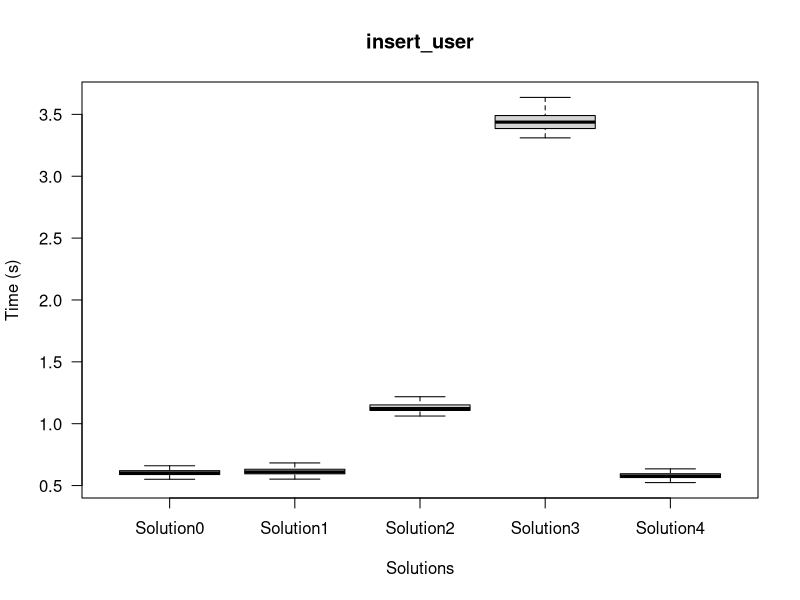
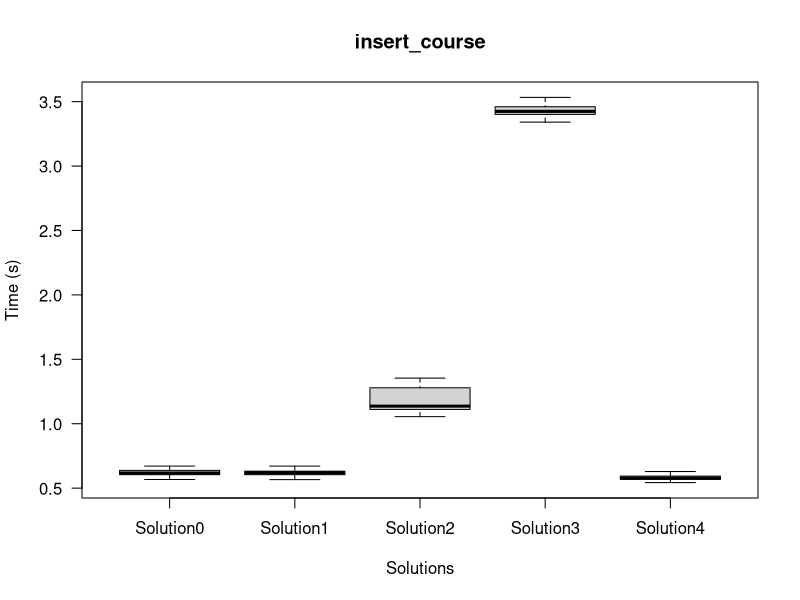
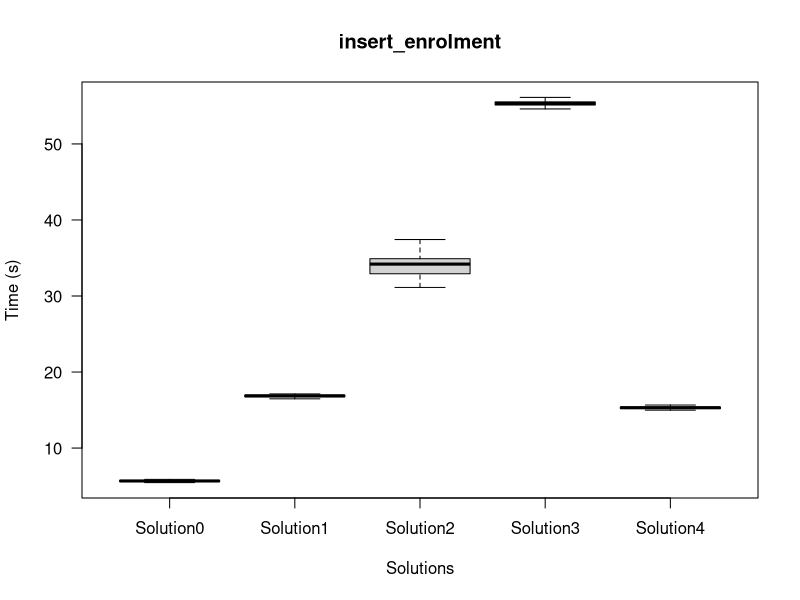
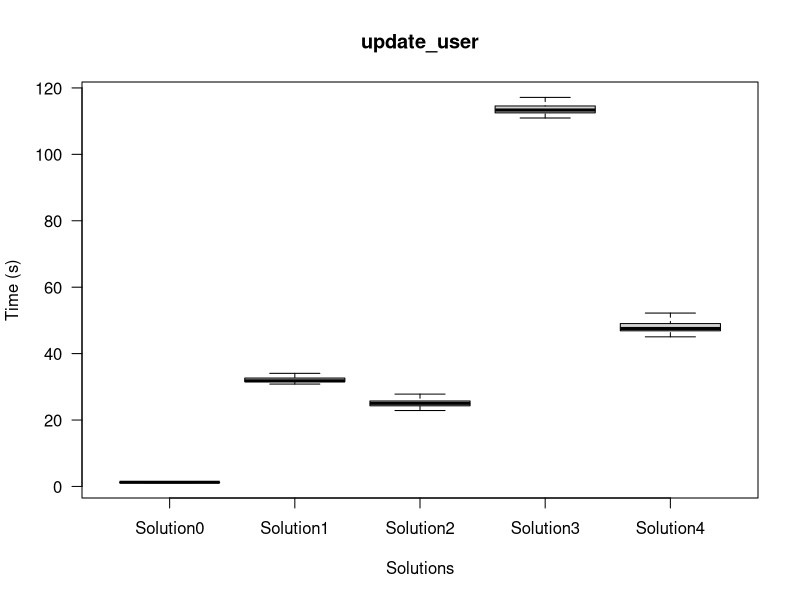
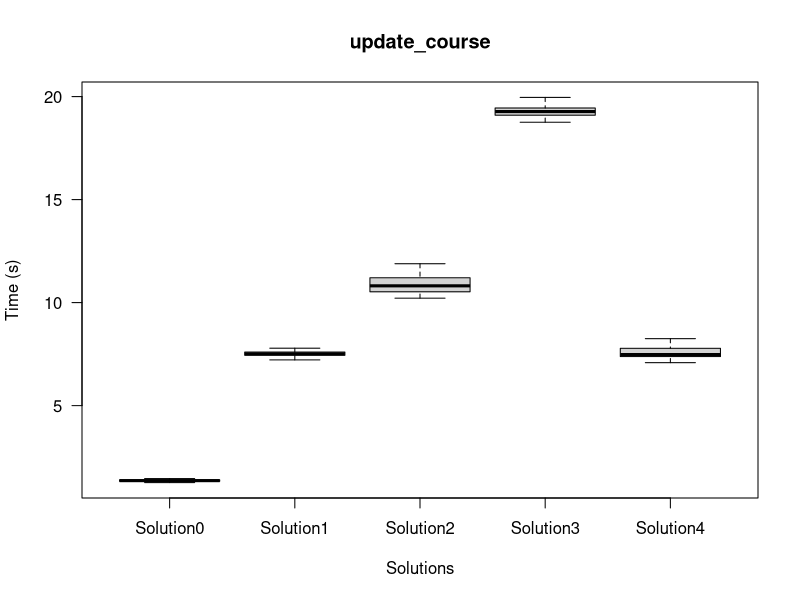
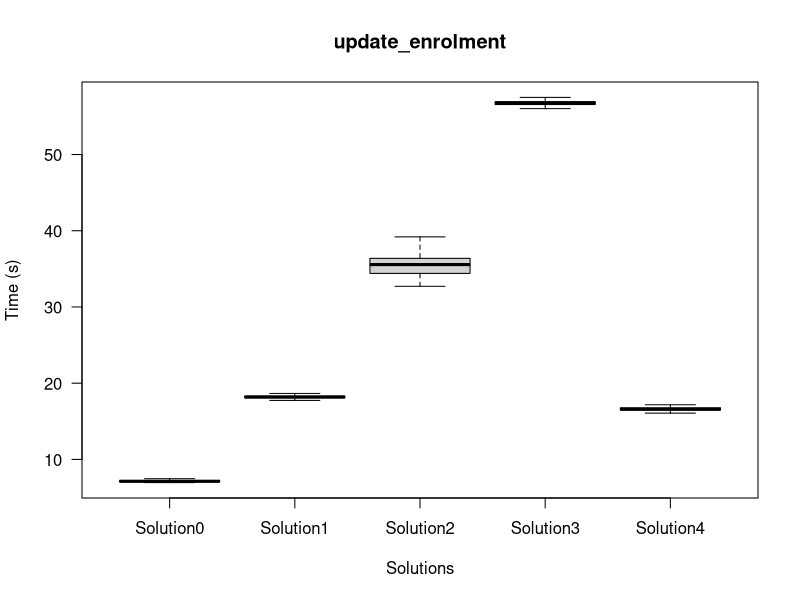
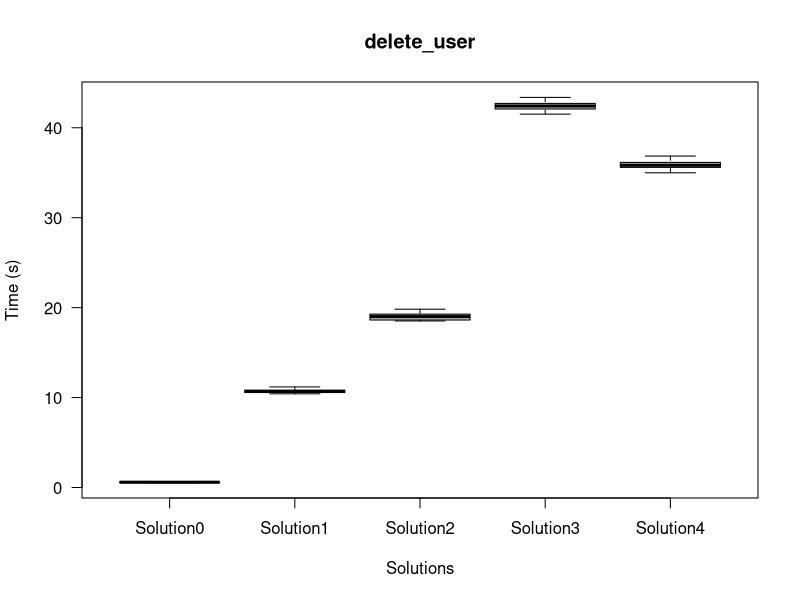
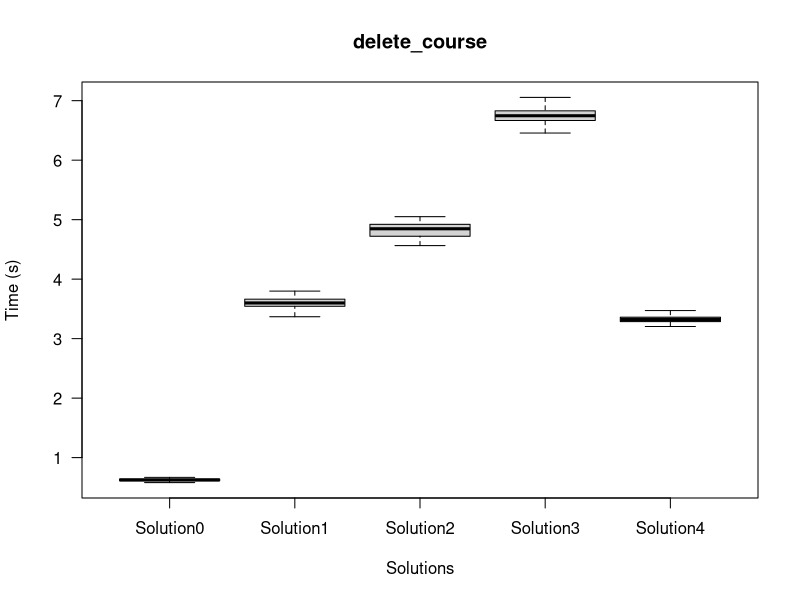

Here is the R script that generated these plots, in order:
par(las=1);

Solution0.dataframe = data.frame(
insert_user=c(1.881, 0.89, 0.5710000000000001, 0.5710000000000001, 0.62, 0.551, 0.579, 0.604, 0.6940000000000001, 0.597, 0.583, 0.849, 0.591, 0.584, 0.5750000000000001, 0.522, 0.648, 0.577, 0.607, 0.619, 0.6, 0.594, 0.605, 0.637, 0.59, 0.599, 0.596, 0.602, 0.635, 0.588, 0.624, 0.614, 0.623, 0.618, 0.585, 0.583, 0.648, 0.627, 0.598, 0.592, 0.6, 0.928, 0.5760000000000001, 0.607, 0.605, 0.5720000000000001, 0.599, 0.617, 0.622, 0.601, 0.594, 0.586, 0.595, 0.624, 0.6, 0.588, 0.605, 0.599, 0.593, 0.603, 0.589, 0.604, 0.607, 0.604, 0.591, 0.621, 0.623, 0.602, 0.584, 0.636, 0.5720000000000001, 0.606, 0.61, 0.627, 0.651, 0.622, 0.612, 0.66, 0.595, 0.606, 0.578, 0.59, 0.5690000000000001, 0.579, 0.618, 0.5750000000000001, 0.625, 0.589, 0.641, 0.624, 0.589, 0.615, 0.587, 0.602, 0.602, 0.623, 0.589, 0.586, 0.606, 0.612),
insert_course=c(1.248, 0.638, 0.662, 0.587, 0.5670000000000001, 0.586, 0.587, 0.583, 0.577, 0.709, 0.612, 0.6, 0.615, 0.619, 0.669, 0.658, 0.707, 0.586, 0.629, 0.611, 0.596, 0.612, 0.653, 0.645, 0.585, 0.635, 0.612, 0.626, 0.626, 0.609, 0.627, 0.614, 0.649, 0.6900000000000001, 0.667, 0.614, 0.609, 0.67, 0.638, 0.626, 0.591, 0.589, 0.7030000000000001, 0.616, 0.587, 0.585, 0.624, 0.62, 0.601, 0.595, 0.621, 0.646, 0.611, 0.598, 0.601, 0.655, 0.628, 0.636, 0.613, 0.628, 0.617, 0.605, 0.633, 0.632, 0.637, 0.619, 0.671, 0.613, 0.645, 0.604, 0.617, 0.614, 0.608, 0.644, 0.642, 0.599, 0.618, 0.624, 0.636, 0.591, 0.6, 0.607, 0.6, 0.607, 0.615, 0.623, 0.622, 0.651, 0.617, 0.603, 0.614, 0.602, 0.656, 0.7020000000000001, 0.635, 0.616, 0.664, 0.634, 0.608, 0.659),
insert_enrolment=c(8.501, 5.883, 5.688, 5.6370000000000005, 5.62, 5.688, 5.853, 5.67, 5.605, 5.561, 5.599, 5.7250000000000005, 5.968, 5.729, 5.458, 5.714, 5.651, 5.728, 5.681, 5.674, 5.688, 5.573, 5.595, 5.4670000000000005, 5.698, 5.659, 5.676, 5.723, 5.628, 5.564, 5.711, 5.682, 5.672, 5.711, 5.362, 5.4750000000000005, 5.609, 5.698, 5.7540000000000004, 5.729, 5.628, 5.74, 5.558, 5.679, 5.668, 5.682, 5.55, 6.054, 5.58, 5.493, 5.752, 5.5760000000000005, 5.687, 5.731, 5.604, 5.5680000000000005, 5.771, 5.658, 5.67, 5.68, 5.578, 5.615, 5.585, 5.694, 5.623, 5.78, 5.747, 6.062, 5.579, 5.716, 5.774, 5.667, 5.546, 5.603, 5.71, 5.625, 5.672, 5.748, 5.662, 5.752, 5.672, 5.6690000000000005, 6.388, 5.752, 5.655, 5.606, 5.626, 5.698, 5.648, 5.755, 5.651, 5.5760000000000005, 5.735, 5.542, 5.671, 6.1080000000000005, 5.68, 5.627, 5.703, 5.619),
update_user=c(1.366, 1.276, 1.187, 1.16, 1.211, 1.194, 1.229, 1.222, 1.2570000000000001, 1.274, 1.201, 1.222, 1.258, 1.237, 1.211, 1.232, 1.2530000000000001, 1.209, 1.243, 1.245, 1.296, 1.262, 1.252, 1.2750000000000001, 1.216, 1.232, 1.5170000000000001, 1.3, 1.215, 1.232, 1.223, 1.25, 1.2510000000000001, 1.224, 1.2650000000000001, 1.2790000000000001, 1.299, 1.2770000000000001, 1.316, 1.244, 1.202, 1.262, 1.211, 1.22, 1.218, 1.2550000000000001, 1.227, 1.321, 1.2670000000000001, 1.225, 1.222, 1.212, 1.233, 1.209, 1.205, 1.2690000000000001, 1.226, 1.24, 1.314, 1.233, 1.229, 1.264, 1.292, 1.229, 1.2710000000000001, 1.238, 1.301, 1.283, 1.258, 1.276, 1.264, 1.235, 1.218, 1.256, 1.281, 1.283, 1.233, 1.242, 1.236, 1.33, 1.3, 1.486, 1.2510000000000001, 1.211, 1.221, 1.344, 1.225, 1.2530000000000001, 1.2570000000000001, 1.232, 1.208, 1.254, 1.264, 1.227, 1.215, 1.361, 1.236, 1.292, 1.235, 1.254),
update_course=c(1.893, 1.35, 1.336, 1.268, 1.264, 1.314, 1.32, 1.364, 1.3920000000000001, 1.295, 1.281, 1.294, 1.341, 1.294, 1.358, 1.325, 1.444, 1.32, 1.357, 1.31, 1.319, 1.319, 1.339, 1.371, 1.335, 1.3800000000000001, 1.319, 1.408, 1.37, 1.33, 1.357, 1.3980000000000001, 1.355, 1.36, 1.393, 1.4060000000000001, 1.385, 1.375, 1.357, 1.9180000000000001, 1.276, 1.446, 1.301, 1.349, 1.304, 1.272, 1.7590000000000001, 1.442, 1.329, 1.364, 1.336, 1.379, 1.375, 1.355, 1.359, 1.359, 1.322, 1.353, 1.334, 1.4040000000000001, 1.439, 1.379, 1.42, 1.362, 1.428, 1.391, 1.413, 1.538, 1.341, 1.3840000000000001, 1.429, 1.334, 1.348, 1.37, 1.379, 1.304, 1.368, 1.4040000000000001, 1.375, 1.282, 1.301, 1.359, 1.422, 1.323, 1.415, 1.3780000000000001, 1.369, 1.329, 1.426, 1.349, 1.457, 1.407, 1.291, 1.397, 1.377, 1.538, 1.354, 1.373, 1.3980000000000001, 1.367),
update_enrolment=c(8.363, 7.151, 7.1930000000000005, 7.179, 7.2620000000000005, 7.13, 7.181, 7.0840000000000005, 7.099, 7.083, 7.227, 7.212, 7.636, 7.234, 7.093, 7.041, 7.123, 7.083, 7.085, 7.183, 7.063, 7.136, 7.065, 6.9590000000000005, 7.631, 7.0920000000000005, 7.131, 7.029, 7.156000000000001, 7.164000000000001, 7.136, 7.083, 7.053, 7.107, 6.996, 6.813, 7.056, 7.114, 6.993, 7.586, 7.679, 7.0040000000000004, 7.041, 7.059, 7.244, 7.211, 8.229000000000001, 7.812, 6.994, 7.22, 7.113, 7.079, 7.12, 7.345, 7.057, 7.133, 7.086, 7.062, 7.219, 7.445, 7.38, 7.015000000000001, 7.112, 7.205, 7.212, 7.157, 7.237, 7.425, 7.141, 10.759, 7.168, 7.0760000000000005, 7.0760000000000005, 7.2860000000000005, 6.998, 7.023000000000001, 7.1160000000000005, 7.081, 7.6690000000000005, 7.081, 7.2010000000000005, 7.252, 7.471, 7.053, 7.15, 7.554, 7.094, 7.102, 6.993, 7.221, 7.24, 7.122, 7.2490000000000006, 7.173, 7.438, 7.572, 7.025, 7.031000000000001, 7.067, 7.36),
delete_user=c(0.645, 0.607, 0.547, 0.577, 0.557, 0.577, 0.5710000000000001, 0.5740000000000001, 0.5630000000000001, 0.5750000000000001, 0.639, 0.5680000000000001, 0.582, 0.586, 0.5740000000000001, 0.584, 0.5690000000000001, 0.5690000000000001, 0.5740000000000001, 0.5650000000000001, 0.604, 0.5700000000000001, 0.598, 0.594, 0.591, 0.6, 0.602, 0.5730000000000001, 0.618, 0.597, 0.586, 0.595, 0.6900000000000001, 0.614, 0.598, 0.579, 0.61, 0.621, 0.605, 0.608, 0.582, 0.562, 0.58, 0.629, 0.5680000000000001, 0.581, 0.578, 0.581, 0.595, 0.595, 0.602, 0.5720000000000001, 0.58, 0.642, 0.598, 0.614, 0.585, 0.5700000000000001, 0.599, 0.619, 0.597, 0.587, 0.61, 0.582, 0.604, 0.606, 0.604, 0.595, 0.6, 0.609, 0.554, 0.5750000000000001, 0.607, 0.588, 0.59, 0.598, 0.6, 0.608, 0.585, 0.631, 0.601, 0.5690000000000001, 0.5710000000000001, 0.5680000000000001, 0.578, 0.582, 0.5700000000000001, 0.622, 0.578, 0.591, 0.581, 0.582, 0.596, 0.5710000000000001, 0.613, 0.592, 0.648, 0.585, 0.59, 0.584),
delete_course=c(0.642, 0.583, 0.581, 0.625, 0.588, 0.614, 0.618, 0.606, 0.607, 0.616, 0.637, 0.61, 0.634, 0.606, 0.624, 0.641, 0.596, 0.639, 0.642, 0.632, 0.622, 0.6, 0.598, 0.618, 0.631, 0.706, 0.612, 0.635, 0.627, 0.611, 0.621, 0.641, 0.644, 0.625, 0.622, 0.606, 0.626, 0.616, 0.634, 0.7000000000000001, 0.603, 0.589, 0.607, 0.602, 0.622, 0.609, 0.632, 0.608, 0.58, 0.621, 0.64, 0.615, 0.609, 0.622, 0.631, 0.62, 0.619, 0.628, 0.602, 0.598, 0.642, 0.638, 0.683, 0.631, 0.615, 0.637, 0.633, 0.65, 0.631, 0.6920000000000001, 0.629, 0.644, 0.607, 0.635, 0.623, 0.628, 0.659, 0.679, 0.662, 0.608, 0.615, 0.618, 0.657, 0.644, 0.622, 0.624, 0.634, 0.617, 0.616, 0.649, 0.63, 0.647, 0.649, 0.623, 0.613, 0.644, 0.668, 0.639, 0.631, 0.643),
delete_enrolment=c(6.432, 5.966, 5.74, 5.738, 5.766, 5.767, 5.663, 5.743, 5.756, 5.838, 5.745, 5.745, 6.276, 5.976, 5.6000000000000005, 5.628, 5.694, 5.784, 5.766, 6.186, 5.594, 5.671, 5.745, 5.6450000000000005, 6.548, 5.806, 7.057, 5.5600000000000005, 5.639, 5.696, 5.69, 5.673, 5.7010000000000005, 6.351, 6.3340000000000005, 5.58, 5.641, 5.681, 5.766, 6.406, 5.875, 5.6290000000000004, 5.748, 5.668, 5.7, 5.708, 6.355, 6.15, 5.602, 5.9510000000000005, 5.609, 5.795, 5.648, 6.12, 5.708, 5.643, 5.7780000000000005, 5.774, 5.649, 6.154, 6.111, 5.633, 5.631, 5.683, 5.854, 5.609, 5.695, 5.942, 5.633, 6.306, 5.883, 5.649, 5.695, 6.474, 5.519, 5.6610000000000005, 5.7090000000000005, 5.7410000000000005, 6.431, 5.643, 6.354, 5.744, 5.702, 5.795, 5.673, 6.548, 5.647, 5.726, 5.683, 5.697, 5.656, 5.753, 6.399, 5.722, 6.1370000000000005, 5.642, 5.612, 5.728, 5.625, 6.524));

Solution1.dataframe = data.frame(
insert_user=c(0.597, 0.647, 0.588, 0.5680000000000001, 0.561, 0.587, 0.552, 0.617, 0.646, 0.605, 0.594, 0.647, 0.583, 0.613, 0.647, 0.599, 0.63, 0.609, 0.616, 0.62, 0.611, 0.601, 0.591, 0.604, 0.61, 0.59, 0.649, 0.678, 0.67, 0.633, 0.621, 0.589, 0.667, 0.5670000000000001, 0.647, 0.616, 0.5750000000000001, 0.596, 0.609, 0.591, 0.683, 0.631, 0.581, 0.601, 0.595, 0.639, 0.607, 0.649, 0.647, 0.61, 0.588, 0.646, 0.617, 0.587, 0.614, 0.661, 0.616, 0.607, 0.593, 0.61, 0.633, 0.599, 0.619, 0.5650000000000001, 0.5750000000000001, 0.637, 0.596, 0.603, 0.586, 0.595, 0.609, 0.624, 0.659, 0.669, 0.655, 0.589, 0.596, 0.609, 0.61, 0.621, 0.61, 0.611, 0.591, 0.613, 0.683, 0.609, 0.611, 0.6, 0.602, 0.61, 0.61, 0.61, 0.601, 0.5760000000000001, 0.58, 0.665, 0.607, 0.6, 0.704, 0.64),
insert_course=c(0.559, 0.6, 0.5660000000000001, 0.5670000000000001, 0.592, 0.588, 0.586, 0.588, 0.621, 0.606, 0.595, 0.628, 0.607, 0.631, 0.592, 0.611, 0.6940000000000001, 0.596, 0.607, 0.614, 0.592, 0.666, 0.624, 0.639, 0.627, 0.602, 0.631, 0.614, 0.671, 0.593, 0.626, 0.606, 0.68, 0.648, 0.605, 0.606, 0.594, 0.618, 0.635, 0.611, 0.587, 0.655, 0.617, 0.613, 0.6970000000000001, 0.613, 0.625, 0.621, 0.601, 0.632, 0.658, 0.6, 0.628, 0.614, 0.63, 0.609, 0.604, 0.622, 0.619, 0.619, 0.619, 0.624, 0.661, 0.627, 0.625, 0.674, 0.628, 0.621, 0.592, 0.651, 0.616, 0.595, 0.5740000000000001, 0.637, 0.605, 0.637, 0.5730000000000001, 0.622, 0.586, 0.621, 0.602, 0.632, 0.632, 0.622, 0.619, 0.626, 0.612, 0.6910000000000001, 0.618, 0.622, 0.665, 0.627, 0.64, 0.606, 0.6920000000000001, 0.65, 0.648, 0.624, 0.625, 0.636),
insert_enrolment=c(18.501, 16.749, 16.93, 16.683, 16.637, 16.976, 16.738, 16.839, 16.899, 17.039, 16.533, 17.004, 16.88, 16.956, 16.582, 17.385, 16.753, 16.814, 17.029, 16.773, 16.925, 16.801000000000002, 16.718, 16.881, 16.98, 16.566, 16.72, 16.412, 16.779, 16.918, 17.1, 16.9, 16.761, 16.713, 16.713, 16.76, 16.779, 16.89, 16.827, 16.908, 16.984, 16.814, 16.903, 16.757, 16.812, 16.829, 16.974, 16.931, 16.87, 16.783, 16.734, 16.852, 16.989, 16.985, 16.791, 16.85, 17.752, 16.737000000000002, 16.814, 16.869, 16.941, 16.599, 17.054000000000002, 16.991, 17.006, 16.473, 17.013, 16.92, 17.054000000000002, 18.215, 16.715, 17.121, 16.836000000000002, 16.885, 16.817, 16.553, 16.709, 16.895, 16.872, 16.885, 17.037, 16.864, 16.804000000000002, 16.924, 16.903, 16.881, 17.039, 17.272000000000002, 16.885, 16.578, 16.693, 16.688, 16.899, 16.544, 16.69, 17.016000000000002, 16.701, 16.879, 16.904, 16.81),
update_user=c(32.681, 31.815, 31.327, 34.274, 31.199, 31.199, 32.933, 31.447, 31.76, 31.558, 31.02, 34.885, 31.68, 31.57, 31.484, 32.243, 35.547000000000004, 31.839000000000002, 31.933, 31.536, 31.804000000000002, 34.739, 31.572, 31.481, 31.454, 31.101, 32.642, 30.822, 32.977000000000004, 32.216, 32.554, 33.596000000000004, 31.638, 31.431, 31.655, 31.263, 31.771, 31.8, 33.757, 31.773, 34.544000000000004, 31.333000000000002, 31.558, 33.649, 32.953, 31.541, 32.13, 31.154, 31.919, 32.618, 31.51, 31.717000000000002, 36.056, 31.638, 33.982, 31.863, 31.916, 31.761, 35.892, 31.673000000000002, 31.311, 31.612000000000002, 31.897000000000002, 31.637, 32.543, 31.26, 32.22, 35.171, 31.79, 31.87, 31.900000000000002, 31.34, 32.332, 31.423000000000002, 31.453, 31.634, 31.517, 33.922000000000004, 32.803, 31.826, 35.730000000000004, 31.737000000000002, 31.923000000000002, 31.490000000000002, 31.768, 33.838, 34.055, 32.601, 31.358, 31.948, 31.706, 31.811, 31.66, 31.913, 31.628, 32.431, 34.399, 34.864, 32.256, 33.241),
update_course=c(9.502, 7.841, 7.287, 7.04, 7.493, 7.244, 7.181, 7.277, 7.297, 7.4670000000000005, 7.343, 7.289000000000001, 7.329, 7.332, 7.219, 7.321, 7.869, 7.51, 7.567, 7.457, 7.562, 7.657, 7.618, 7.324, 7.461, 7.285, 7.611, 7.3260000000000005, 7.461, 7.502, 7.611, 8.229000000000001, 7.482, 7.458, 7.683, 7.684, 7.385, 7.563, 7.537, 7.596, 8.28, 7.527, 7.496, 7.611, 7.561, 7.4830000000000005, 7.535, 7.316, 7.521, 7.583, 7.502, 7.559, 7.773000000000001, 7.511, 7.656000000000001, 7.548, 7.445, 7.566, 7.649, 7.5200000000000005, 7.4190000000000005, 7.607, 7.519, 7.4830000000000005, 7.788, 7.4670000000000005, 7.4910000000000005, 7.488, 7.575, 7.6370000000000005, 7.549, 7.32, 7.44, 7.508, 7.41, 7.538, 7.324, 8.029, 7.414000000000001, 7.324, 7.47, 7.535, 7.579, 7.649, 7.656000000000001, 7.416, 7.604, 8.443, 7.492, 7.46, 7.566, 7.572, 7.484, 7.562, 7.507000000000001, 7.5120000000000005, 8.38, 7.538, 7.59, 8.029),
update_enrolment=c(18.150000000000002, 17.900000000000002, 18.036, 18.428, 17.985, 18.243000000000002, 17.967, 18.089, 18.246, 18.080000000000002, 17.744, 18.206, 17.973, 18.068, 18.196, 18.584, 18.848, 18.084, 18.305, 17.954, 18.17, 18.26, 18.032, 18.26, 18.192, 17.838, 18.04, 18.107, 18.014, 18.033, 18.313, 18.276, 17.93, 17.923000000000002, 18.134, 18.201, 18.284, 18.209, 18.119, 18.091, 18.571, 17.949, 17.983, 18.162, 18.029, 18.292, 18.401, 18.264, 18.333000000000002, 18.295, 18.085, 18.23, 18.849, 18.127, 18.061, 18.248, 18.926000000000002, 18.222, 18.76, 18.185, 18.647000000000002, 17.929000000000002, 18.105, 18.133, 18.471, 17.932, 18.355, 18.34, 18.272000000000002, 18.791, 18.144000000000002, 18.205000000000002, 18.622, 18.106, 17.691, 18.078, 18.19, 18.577, 18.221, 18.080000000000002, 19.575, 18.19, 18.656, 18.093, 18.245, 18.185, 18.703, 18.309, 17.895, 18.26, 18.055, 18.155, 18.154, 17.894000000000002, 18.13, 18.325, 18.669, 18.187, 18.367, 18.337),
delete_user=c(11.099, 10.708, 10.526, 10.552, 10.539, 10.842, 10.571, 10.791, 10.791, 10.541, 10.478, 10.424, 11.158, 10.588000000000001, 10.853, 10.679, 10.578, 10.576, 10.627, 10.602, 10.616, 10.668000000000001, 10.716000000000001, 12.079, 10.897, 10.595, 10.417, 12.232000000000001, 10.563, 10.848, 10.737, 10.609, 10.64, 10.64, 10.952, 10.521, 12.429, 10.6, 10.631, 11.187, 10.614, 10.426, 10.698, 10.697000000000001, 11.012, 11.33, 10.726, 10.676, 11.512, 10.623000000000001, 10.694, 10.753, 10.918000000000001, 10.523, 10.688, 10.661, 10.871, 10.57, 10.621, 11.838000000000001, 10.707, 11.408, 10.488, 10.52, 11.931000000000001, 10.576, 10.689, 10.586, 11.283, 10.423, 10.626, 10.483, 10.664, 11.789, 10.516, 10.576, 10.675, 10.514, 10.562, 10.684000000000001, 10.499, 10.965, 10.675, 10.741, 10.712, 10.801, 10.657, 10.522, 10.486, 11.327, 10.684000000000001, 12.075000000000001, 10.504, 10.758000000000001, 10.862, 10.653, 10.658, 10.731, 10.822000000000001, 10.434000000000001),
delete_course=c(3.919, 3.585, 3.368, 3.47, 3.452, 3.567, 3.524, 3.503, 3.712, 3.44, 3.402, 3.6630000000000003, 3.799, 3.5340000000000003, 3.615, 3.5300000000000002, 3.58, 3.6870000000000003, 3.547, 3.525, 3.594, 3.6670000000000003, 3.593, 3.681, 3.5140000000000002, 3.536, 3.5740000000000003, 3.54, 3.549, 3.649, 3.669, 3.604, 3.555, 3.7030000000000003, 3.505, 3.5260000000000002, 3.556, 3.529, 3.5500000000000003, 3.71, 3.6590000000000003, 3.428, 3.609, 3.6, 3.63, 3.729, 3.585, 3.6790000000000003, 3.702, 3.611, 3.577, 3.5100000000000002, 3.751, 3.656, 3.61, 3.557, 3.665, 3.662, 3.731, 3.597, 3.579, 3.6350000000000002, 3.595, 3.594, 3.6390000000000002, 3.628, 3.625, 3.686, 3.646, 3.682, 3.411, 3.463, 3.512, 3.623, 3.444, 3.466, 3.614, 3.5500000000000003, 3.499, 3.591, 3.65, 3.611, 3.689, 3.629, 3.607, 3.716, 3.763, 3.731, 3.595, 3.601, 3.593, 3.6830000000000003, 3.524, 3.599, 3.632, 3.5620000000000003, 3.5500000000000003, 3.734, 3.664, 3.7640000000000002),
delete_enrolment=c(5.511, 5.641, 5.619, 6.55, 5.593, 5.743, 6.378, 5.756, 5.833, 5.776, 5.6930000000000005, 6.417, 5.832, 5.662, 5.7860000000000005, 5.79, 6.719, 5.814, 5.735, 5.635, 5.752, 6.607, 5.625, 5.763, 5.647, 5.602, 5.837, 5.682, 6.066, 5.698, 5.985, 6.155, 5.69, 5.65, 5.6770000000000005, 5.69, 5.718, 5.705, 5.981, 5.7, 6.481, 5.59, 5.665, 6.506, 6.174, 5.743, 6.781000000000001, 5.738, 5.698, 6.341, 5.711, 5.734, 7.205, 5.663, 6.391, 5.703, 6.141, 5.691, 6.964, 5.687, 5.6290000000000004, 5.795, 5.689, 5.673, 5.921, 5.7860000000000005, 5.6850000000000005, 6.6080000000000005, 5.758, 5.628, 6.367, 5.614, 5.823, 5.5920000000000005, 5.509, 5.644, 5.667, 6.264, 5.885, 5.737, 6.869, 5.6930000000000005, 5.763, 5.774, 5.662, 6.472, 6.232, 5.916, 5.6160000000000005, 5.817, 5.71, 5.7010000000000005, 5.727, 5.815, 5.675, 5.787, 6.506, 6.253, 5.787, 6.04));

Solution2.dataframe = data.frame(
insert_user=c(1.106, 1.12, 1.113, 1.081, 1.1260000000000001, 1.1300000000000001, 1.114, 1.094, 1.172, 1.1300000000000001, 1.12, 1.115, 1.127, 1.125, 1.1320000000000001, 1.114, 1.153, 1.1460000000000001, 1.168, 1.112, 1.125, 1.135, 1.101, 1.114, 1.105, 1.1380000000000001, 1.114, 1.105, 1.169, 1.1440000000000001, 1.111, 1.169, 1.184, 1.151, 1.1420000000000001, 1.168, 1.159, 1.113, 1.125, 1.1360000000000001, 1.088, 1.062, 1.071, 1.063, 1.064, 1.071, 1.1, 1.1, 1.141, 1.1, 1.109, 1.108, 1.1300000000000001, 1.145, 1.1360000000000001, 1.102, 1.127, 1.112, 1.165, 1.097, 1.086, 1.078, 1.095, 1.084, 1.093, 1.122, 1.072, 1.119, 1.123, 1.133, 1.114, 1.118, 1.109, 1.328, 1.226, 1.124, 1.118, 1.119, 1.123, 1.112, 1.094, 1.164, 1.115, 1.1260000000000001, 1.122, 1.097, 1.111, 1.224, 1.218, 1.294, 1.262, 1.229, 1.276, 1.254, 1.2670000000000001, 1.28, 1.26, 1.301, 1.241, 1.231),
insert_course=c(1.065, 1.1380000000000001, 1.055, 1.09, 1.085, 1.11, 1.129, 1.102, 1.123, 1.124, 1.1520000000000001, 1.118, 1.131, 1.095, 1.1280000000000001, 1.1500000000000001, 1.1420000000000001, 1.116, 1.127, 1.133, 1.133, 1.1360000000000001, 1.137, 1.129, 1.1380000000000001, 1.155, 1.143, 1.167, 1.108, 1.118, 1.1360000000000001, 1.127, 1.156, 1.1280000000000001, 1.1400000000000001, 1.143, 1.124, 1.1, 1.092, 1.094, 1.1260000000000001, 1.1, 1.096, 1.108, 1.137, 1.112, 1.1260000000000001, 1.156, 1.131, 1.112, 1.1320000000000001, 1.123, 1.119, 1.109, 1.076, 1.091, 1.089, 1.092, 1.101, 1.104, 1.091, 1.095, 1.102, 1.087, 1.2590000000000001, 1.27, 1.286, 1.2770000000000001, 1.28, 1.266, 1.278, 1.294, 1.294, 1.354, 1.283, 1.318, 1.296, 1.2530000000000001, 1.274, 1.2610000000000001, 1.295, 1.287, 1.31, 1.2770000000000001, 1.281, 1.29, 1.31, 1.297, 1.322, 1.2770000000000001, 1.29, 1.308, 1.331, 1.328, 1.325, 1.297, 1.312, 1.284, 1.2770000000000001, 1.284),
insert_enrolment=c(31.975, 31.126, 32.006, 32.149, 31.875, 32.058, 31.933, 32.07, 34.165, 34.727000000000004, 34.787, 34.468, 34.834, 34.426, 34.611000000000004, 33.872, 35.0, 34.041000000000004, 34.219, 34.238, 34.028, 34.098, 34.205, 34.185, 34.177, 34.353, 34.08, 34.155, 34.262, 34.673, 34.128, 33.881, 33.882, 33.986000000000004, 33.733000000000004, 33.837, 34.502, 32.908, 32.876, 33.006, 32.854, 32.83, 33.052, 32.878, 32.9, 32.876, 32.928, 32.807, 32.877, 33.223, 33.152, 32.862, 33.755, 32.944, 32.803, 32.876, 32.911, 32.934, 32.889, 32.964, 32.803, 32.876, 32.918, 33.655, 34.783, 34.69, 34.734, 34.887, 34.889, 34.839, 34.783, 34.919000000000004, 34.763, 34.847, 34.773, 34.79, 34.772, 34.917, 35.1, 35.087, 35.507, 35.157000000000004, 35.244, 35.044000000000004, 35.071, 35.039, 35.083, 37.001, 36.747, 37.423, 36.633, 36.689, 37.914, 36.524, 36.422000000000004, 36.714, 37.028, 36.652, 36.796, 36.649),
update_user=c(22.862000000000002, 23.038, 22.958000000000002, 23.149, 23.226, 24.616, 23.002, 26.314, 26.369, 25.468, 27.165, 25.84, 27.044, 25.936, 26.828, 24.78, 26.725, 26.698, 25.246000000000002, 25.966, 25.809, 25.056, 27.809, 25.451, 26.621000000000002, 25.018, 24.938, 25.121000000000002, 25.1, 26.199, 25.194, 24.73, 24.677, 25.634, 24.844, 24.73, 24.768, 24.175, 24.133, 25.914, 24.283, 24.23, 25.990000000000002, 24.12, 24.324, 25.150000000000002, 24.14, 24.138, 24.18, 24.6, 26.297, 24.1, 24.155, 25.957, 25.131, 24.232, 24.184, 24.237000000000002, 25.652, 24.285, 24.463, 24.249, 24.369, 24.277, 25.496000000000002, 24.102, 24.243000000000002, 25.989, 24.288, 26.504, 25.21, 24.541, 24.571, 26.026, 24.281, 25.101, 24.303, 24.414, 25.197, 24.584, 24.547, 24.607, 24.489, 24.561, 24.415, 24.511, 25.219, 26.894000000000002, 25.193, 25.861, 25.211000000000002, 25.519000000000002, 25.376, 25.427, 25.108, 25.241, 26.199, 25.195, 26.597, 25.67),
update_course=c(10.347, 10.216000000000001, 10.412, 10.632, 10.599, 11.138, 10.548, 10.369, 10.895, 10.819, 10.891, 11.001, 10.885, 10.654, 10.744, 10.576, 11.715, 10.792, 10.76, 10.795, 11.144, 10.845, 10.732000000000001, 10.726, 11.511000000000001, 10.723, 10.723, 10.811, 10.727, 10.9, 10.694, 10.739, 10.639, 10.678, 10.839, 10.692, 10.829, 10.471, 10.48, 10.331, 10.369, 10.529, 10.523, 10.44, 10.549, 10.451, 10.447000000000001, 10.413, 10.471, 10.591000000000001, 10.757, 10.43, 10.501, 10.372, 10.441, 10.472, 10.432, 10.43, 11.06, 10.464, 10.617, 10.4, 10.493, 10.442, 11.203, 11.166, 11.176, 11.329, 11.102, 11.279, 11.276, 11.218, 11.22, 11.144, 11.223, 11.143, 11.201, 11.151, 11.227, 11.145, 11.242, 11.193, 11.200000000000001, 11.182, 11.213000000000001, 11.202, 11.216000000000001, 11.548, 11.3, 11.587, 11.209, 11.254, 11.444, 11.397, 11.244, 11.402000000000001, 11.697000000000001, 11.253, 11.888, 11.52),
update_enrolment=c(33.109, 32.711, 33.577, 33.512, 33.698, 33.862, 33.279, 34.748, 35.891, 35.455, 36.917, 36.094, 36.161, 35.656, 36.050000000000004, 35.038000000000004, 35.83, 35.368, 35.541000000000004, 35.586, 35.666000000000004, 35.463, 36.629, 35.512, 35.953, 35.408, 35.39, 36.13, 35.698, 35.531, 35.709, 35.217, 35.122, 35.544000000000004, 35.112, 35.143, 34.476, 34.161, 34.111000000000004, 34.532000000000004, 34.297000000000004, 34.155, 35.336, 34.233000000000004, 34.229, 34.34, 34.234, 34.193, 34.158, 34.378, 34.367, 34.196, 35.322, 34.471000000000004, 34.626, 34.43, 34.204, 34.303, 34.584, 34.193, 34.26, 34.441, 34.335, 35.368, 36.184, 36.022, 36.207, 36.749, 36.263, 36.283, 36.227000000000004, 36.217, 36.19, 36.508, 36.088, 36.35, 37.12, 36.282000000000004, 36.226, 36.385, 36.422000000000004, 36.386, 36.598, 38.037, 36.43, 36.377, 37.785000000000004, 38.323, 38.058, 38.26, 38.035000000000004, 38.244, 39.198, 37.971000000000004, 37.873, 37.99, 38.116, 38.053, 38.517, 38.121),
delete_user=c(16.902, 18.737000000000002, 17.272000000000002, 17.544, 17.616, 17.21, 17.357, 19.276, 19.678, 19.593, 19.444, 19.697, 19.62, 19.178, 19.475, 19.328, 19.171, 19.301000000000002, 19.353, 19.226, 19.303, 19.236, 19.207, 19.277, 19.12, 19.801000000000002, 19.23, 19.353, 19.301000000000002, 19.164, 19.018, 19.043, 18.958000000000002, 18.923000000000002, 19.183, 18.990000000000002, 19.414, 19.712, 18.575, 18.593, 18.689, 18.641000000000002, 18.587, 18.522000000000002, 19.298000000000002, 18.628, 18.627, 18.599, 19.825, 18.642, 18.776, 18.62, 18.642, 18.623, 18.651, 20.585, 18.59, 19.062, 18.580000000000002, 18.684, 18.564, 18.834, 18.651, 18.651, 18.742, 18.609, 18.618000000000002, 18.56, 18.593, 18.522000000000002, 18.588, 18.573, 18.668, 18.661, 19.753, 18.594, 18.871, 18.581, 18.905, 20.328, 18.911, 19.657, 18.933, 18.853, 19.109, 18.899, 19.097, 19.054000000000002, 19.175, 19.086000000000002, 19.816, 19.093, 19.073, 19.375, 19.012, 19.122, 19.083000000000002, 19.086000000000002, 19.1, 20.527),
delete_course=c(4.572, 4.564, 4.606, 4.743, 4.716, 4.59, 4.679, 4.855, 5.05, 4.868, 5.015, 4.815, 4.955, 4.832, 4.9030000000000005, 4.832, 4.891, 4.867, 4.848, 4.878, 4.872, 4.788, 4.953, 4.8420000000000005, 4.9590000000000005, 4.881, 4.896, 4.905, 4.811, 4.871, 4.819, 4.817, 4.788, 4.823, 4.832, 4.772, 4.753, 4.726, 4.691, 4.783, 4.668, 4.748, 4.745, 4.674, 4.705, 4.728, 4.697, 4.652, 4.73, 4.697, 4.714, 4.615, 4.671, 4.663, 4.683, 4.6770000000000005, 4.663, 4.692, 4.756, 4.699, 4.7090000000000005, 4.7010000000000005, 4.666, 4.839, 4.931, 4.845, 4.8260000000000005, 4.877, 4.875, 4.955, 4.928, 4.929, 4.906, 4.916, 4.846, 4.913, 4.875, 4.947, 5.013, 4.934, 4.853, 4.9, 4.877, 4.849, 4.939, 4.892, 4.93, 5.042, 4.876, 5.05, 4.9590000000000005, 4.925, 5.0120000000000005, 5.003, 4.918, 4.972, 4.925, 4.953, 4.952, 5.015),
delete_enrolment=c(10.658, 10.496, 10.495000000000001, 10.666, 10.544, 11.271, 10.474, 12.71, 13.004, 12.419, 13.272, 12.655000000000001, 14.019, 12.471, 13.458, 12.286, 13.262, 13.301, 12.38, 12.921000000000001, 12.81, 12.408, 14.067, 12.526, 13.26, 12.391, 12.424, 12.426, 12.379, 13.007, 12.36, 12.103, 12.093, 12.599, 12.263, 12.142, 12.105, 11.866, 11.901, 12.929, 11.889000000000001, 11.905, 12.925, 11.897, 11.932, 12.438, 11.91, 11.915000000000001, 11.929, 12.022, 13.171000000000001, 11.870000000000001, 11.867, 12.843, 12.42, 11.857000000000001, 11.854000000000001, 11.885, 12.621, 11.883000000000001, 12.047, 11.971, 11.93, 11.904, 12.42, 11.891, 11.92, 12.895, 11.867, 12.871, 12.401, 12.851, 12.082, 12.971, 11.848, 12.421, 11.885, 12.912, 12.498000000000001, 12.172, 12.167, 12.183, 12.187, 12.157, 12.165000000000001, 12.169, 12.165000000000001, 13.101, 12.154, 12.499, 12.197000000000001, 12.361, 12.294, 12.299, 12.181000000000001, 12.153, 12.695, 12.153, 12.949, 12.387));

Solution3.dataframe = data.frame(
insert_user=c(3.4410000000000003, 3.451, 3.477, 3.3850000000000002, 3.4, 3.412, 3.543, 3.423, 3.4370000000000003, 3.495, 3.4490000000000003, 3.379, 3.436, 3.428, 3.386, 3.472, 3.5, 3.448, 3.435, 3.462, 3.4530000000000003, 3.684, 3.474, 3.472, 3.447, 3.412, 3.379, 3.45, 3.571, 3.458, 3.434, 3.42, 3.536, 3.632, 3.452, 3.611, 3.5060000000000002, 3.521, 3.454, 3.4530000000000003, 3.497, 3.43, 3.465, 3.459, 3.484, 3.482, 3.536, 3.537, 3.403, 3.404, 3.416, 3.492, 3.351, 3.513, 3.42, 3.576, 3.4090000000000003, 3.383, 3.402, 3.424, 3.535, 3.5260000000000002, 3.361, 3.368, 3.345, 3.517, 3.438, 3.492, 3.5, 3.455, 3.364, 3.382, 3.353, 3.508, 3.5180000000000002, 3.3850000000000002, 3.489, 3.37, 3.398, 3.398, 3.344, 3.345, 3.31, 3.38, 3.364, 3.383, 3.395, 3.382, 3.367, 3.354, 3.364, 3.378, 3.382, 3.398, 3.41, 3.391, 3.44, 3.498, 3.465, 3.637),
insert_course=c(3.367, 3.391, 3.435, 3.43, 3.41, 3.37, 3.3930000000000002, 3.402, 3.4090000000000003, 3.3970000000000002, 3.371, 3.515, 3.426, 3.4210000000000003, 3.4330000000000003, 3.42, 3.477, 3.407, 3.415, 3.423, 3.63, 3.473, 3.398, 3.431, 3.423, 3.446, 3.42, 3.446, 3.465, 3.569, 3.3770000000000002, 3.4410000000000003, 3.482, 3.4250000000000003, 3.44, 3.452, 3.42, 3.494, 3.494, 3.423, 3.414, 3.469, 3.5180000000000002, 3.463, 3.412, 3.458, 3.444, 3.443, 3.345, 3.386, 3.3930000000000002, 3.388, 3.555, 3.341, 3.42, 3.775, 3.447, 3.443, 3.422, 3.398, 3.966, 3.428, 3.407, 3.412, 3.4410000000000003, 3.426, 3.354, 3.443, 3.491, 3.467, 3.4170000000000003, 3.374, 3.365, 3.4010000000000002, 3.349, 3.379, 3.39, 3.513, 3.422, 3.43, 3.454, 3.37, 3.391, 3.412, 3.438, 3.424, 3.531, 3.467, 3.469, 3.4090000000000003, 3.4010000000000002, 3.411, 3.398, 3.5300000000000002, 3.439, 3.395, 3.454, 3.5100000000000002, 3.533, 3.985),
insert_enrolment=c(54.794000000000004, 54.834, 55.476, 55.285000000000004, 55.331, 55.522, 55.227000000000004, 55.525, 55.687, 55.325, 55.266, 55.409, 55.265, 55.21, 55.247, 55.867000000000004, 55.777, 55.368, 55.424, 55.479, 55.575, 56.088, 55.223, 55.258, 55.295, 55.261, 55.279, 55.717, 55.177, 55.334, 55.406, 55.163000000000004, 55.363, 55.236000000000004, 55.806000000000004, 55.276, 55.858000000000004, 55.498000000000005, 55.408, 56.118, 55.482, 55.544000000000004, 55.557, 55.338, 55.478, 55.359, 55.282000000000004, 55.707, 55.037, 55.25, 54.908, 54.897, 55.271, 54.910000000000004, 55.038000000000004, 55.139, 55.001, 55.506, 55.079, 54.67, 55.507, 54.980000000000004, 55.753, 55.104, 54.941, 55.004, 56.209, 56.084, 56.417, 56.248000000000005, 54.946, 54.929, 55.183, 55.053000000000004, 55.5, 55.2, 55.345, 55.472, 55.047000000000004, 55.357, 55.18, 54.888, 55.021, 54.977000000000004, 55.393, 54.604, 55.213, 55.055, 54.93, 55.050000000000004, 55.21, 55.325, 55.668, 56.223, 55.664, 55.546, 55.7, 55.508, 55.772, 55.603),
update_user=c(111.376, 115.167, 112.851, 112.558, 113.18, 112.98, 112.813, 113.72, 113.791, 112.74900000000001, 116.37, 114.555, 112.872, 113.146, 113.997, 113.19, 116.072, 113.027, 113.45700000000001, 115.098, 114.025, 114.068, 117.142, 113.144, 112.81, 112.804, 112.782, 115.233, 115.10000000000001, 115.107, 112.807, 114.46600000000001, 115.375, 112.84100000000001, 115.395, 114.662, 113.367, 113.316, 116.58200000000001, 113.89, 113.403, 115.35600000000001, 113.646, 113.261, 113.355, 115.24600000000001, 113.107, 113.385, 114.98, 113.56, 112.274, 114.011, 112.918, 112.515, 110.94800000000001, 112.052, 112.98400000000001, 112.264, 113.562, 112.447, 112.132, 111.879, 113.809, 115.226, 115.263, 113.492, 113.61200000000001, 114.786, 119.60000000000001, 113.651, 111.834, 111.661, 115.531, 111.516, 114.587, 112.354, 113.568, 112.24600000000001, 111.869, 112.476, 111.381, 112.708, 112.44800000000001, 111.19200000000001, 114.334, 111.679, 117.145, 111.293, 114.943, 111.60600000000001, 112.434, 115.414, 112.474, 113.848, 115.931, 112.417, 112.46000000000001, 112.549, 114.396, 112.98100000000001),
update_course=c(18.935, 18.805, 19.094, 19.082, 19.273, 19.227, 19.132, 19.118000000000002, 19.18, 19.337, 19.843, 19.295, 19.168, 19.345, 19.541, 19.312, 19.614, 19.361, 19.462, 19.682000000000002, 19.456, 19.585, 19.317, 19.257, 19.316, 19.354, 19.371, 19.915, 19.34, 19.961000000000002, 19.421, 19.427, 19.546, 19.406, 19.608, 19.455000000000002, 19.368000000000002, 19.484, 19.341, 19.402, 19.579, 19.667, 19.318, 19.275000000000002, 19.448, 19.459, 19.261, 19.352, 18.938, 19.095, 19.137, 19.606, 19.650000000000002, 19.093, 18.907, 18.948, 19.542, 19.222, 19.302, 19.014, 19.004, 19.166, 19.376, 19.801000000000002, 19.022000000000002, 19.196, 19.156, 19.66, 19.54, 19.641000000000002, 19.098, 18.842, 19.054000000000002, 18.809, 18.756, 19.159, 19.446, 19.039, 18.962, 19.139, 19.177, 19.023, 19.043, 19.144000000000002, 19.656, 18.989, 19.155, 19.008, 18.848, 19.061, 19.114, 19.385, 19.247, 19.275000000000002, 19.285, 19.139, 19.02, 19.172, 19.272000000000002, 19.121),
update_enrolment=c(56.166000000000004, 56.232, 56.693, 56.677, 57.039, 56.696, 56.711, 56.769, 57.032000000000004, 56.702, 57.212, 56.748000000000005, 56.672000000000004, 56.974000000000004, 56.716, 57.218, 56.981, 56.765, 56.914, 56.894, 56.865, 57.065, 56.667, 56.684000000000005, 56.953, 56.744, 56.699, 56.953, 56.757, 56.889, 56.674, 56.58, 56.769, 56.724000000000004, 58.074, 56.698, 56.926, 56.732, 57.084, 57.585, 56.89, 57.058, 56.938, 56.836, 56.855000000000004, 57.493, 56.719, 56.783, 56.504, 56.258, 56.022, 56.359, 56.818, 56.136, 56.025, 56.043, 56.871, 56.408, 56.347, 56.322, 56.768, 56.343, 56.559000000000005, 56.922000000000004, 57.096000000000004, 56.903, 57.0, 57.295, 57.653, 56.762, 56.619, 56.586, 58.095, 56.31, 56.482, 57.534, 56.751, 56.618, 56.556000000000004, 56.2, 56.279, 56.156, 56.02, 56.316, 56.906, 56.248000000000005, 57.89, 56.131, 56.681000000000004, 56.021, 56.332, 57.58, 56.713, 57.313, 56.916000000000004, 56.883, 56.586, 56.665, 57.136, 56.766),
delete_user=c(42.101, 42.242, 42.579, 42.410000000000004, 43.679, 42.410000000000004, 43.236000000000004, 42.615, 42.513, 42.419000000000004, 43.648, 42.661, 43.673, 42.897, 42.865, 42.455, 42.398, 43.945, 43.227000000000004, 42.686, 42.683, 42.269, 42.475, 42.527, 44.023, 42.368, 42.467, 42.422000000000004, 42.637, 42.612, 44.203, 42.52, 42.404, 42.328, 42.643, 42.703, 43.72, 42.757, 42.613, 42.764, 43.208, 42.587, 44.274, 42.633, 44.336, 42.454, 42.498, 42.246, 43.347, 42.002, 42.161, 41.855000000000004, 41.908, 42.084, 42.005, 42.066, 41.89, 42.246, 42.116, 43.365, 42.055, 42.192, 41.962, 42.036, 42.094, 43.773, 42.715, 43.375, 43.14, 42.518, 41.756, 41.889, 42.322, 41.898, 41.745, 42.169000000000004, 42.033, 41.946, 42.495, 41.95, 41.997, 42.177, 41.826, 41.881, 41.516, 42.192, 42.046, 41.879, 42.277, 41.744, 43.084, 42.265, 42.091, 42.421, 43.775, 42.329, 42.798, 42.336, 42.589, 42.044000000000004),
delete_course=c(6.456, 6.589, 6.635, 6.595, 6.805, 6.6000000000000005, 6.597, 6.714, 6.782, 6.72, 6.828, 6.783, 6.841, 6.989, 6.902, 6.692, 6.819, 6.918, 6.853, 6.908, 6.901, 6.853, 6.833, 6.791, 6.867, 6.817, 6.788, 6.766, 6.804, 6.785, 6.8180000000000005, 6.768, 6.863, 6.847, 6.825, 6.922, 6.883, 6.697, 6.891, 6.713, 6.7700000000000005, 6.736, 6.753, 6.831, 6.898000000000001, 6.692, 6.871, 6.543, 6.795, 6.51, 6.66, 6.5440000000000005, 6.69, 6.545, 6.65, 6.625, 7.055, 6.732, 6.758, 6.873, 6.525, 6.684, 6.732, 6.6850000000000005, 6.646, 6.751, 6.839, 6.825, 7.122, 6.69, 6.6850000000000005, 6.549, 6.729, 6.601, 6.607, 6.668, 6.666, 6.809, 6.644, 6.55, 6.6690000000000005, 6.66, 6.869, 6.6770000000000005, 6.743, 6.704, 6.841, 6.574, 6.779, 6.627, 6.892, 6.792, 6.704, 6.684, 6.777, 6.752, 6.704, 6.654, 6.7, 6.726),
delete_enrolment=c(34.410000000000004, 35.514, 35.517, 35.186, 34.766, 34.856, 34.801, 35.276, 35.735, 34.784, 35.857, 35.621, 35.001, 34.800000000000004, 35.046, 34.849000000000004, 35.572, 34.800000000000004, 34.955, 35.848, 35.117, 34.980000000000004, 35.842, 34.661, 34.69, 34.571, 34.87, 35.537, 35.34, 35.553, 34.88, 35.293, 35.545, 34.778, 35.641, 35.796, 35.077, 34.89, 35.851, 35.069, 35.065, 35.224000000000004, 34.894, 34.839, 34.969, 35.411, 35.78, 35.081, 35.464, 34.97, 34.858000000000004, 35.177, 34.896, 35.024, 34.509, 34.846000000000004, 35.008, 34.477000000000004, 35.285000000000004, 35.103, 34.592, 34.973, 35.106, 35.283, 35.0, 34.889, 35.141, 35.617, 37.254, 35.191, 34.924, 34.354, 35.662, 34.376, 35.203, 34.436, 34.77, 34.607, 34.754, 34.559, 34.371, 34.717, 34.785000000000004, 34.402, 35.054, 34.473, 36.002, 34.526, 35.332, 34.445, 34.531, 35.687, 34.644, 34.781, 35.564, 34.629, 34.771, 34.902, 35.887, 34.767));

Solution4.dataframe = data.frame(
insert_user=c(0.547, 0.658, 0.605, 0.524, 0.633, 0.547, 0.579, 0.554, 0.672, 0.628, 0.629, 0.5640000000000001, 0.59, 0.5700000000000001, 0.56, 0.594, 0.852, 0.5650000000000001, 0.5730000000000001, 0.5740000000000001, 0.577, 0.552, 0.536, 0.583, 0.587, 0.584, 0.561, 0.5670000000000001, 0.592, 0.559, 0.584, 0.583, 0.5750000000000001, 0.551, 0.626, 0.644, 0.5710000000000001, 0.579, 0.5670000000000001, 0.556, 0.553, 0.5750000000000001, 0.5720000000000001, 0.595, 0.5670000000000001, 0.5660000000000001, 0.595, 0.554, 0.542, 0.552, 0.561, 0.577, 0.5660000000000001, 0.684, 0.5630000000000001, 0.5630000000000001, 0.581, 0.602, 0.5690000000000001, 0.601, 0.579, 0.593, 0.5710000000000001, 0.5680000000000001, 0.635, 0.5730000000000001, 0.578, 0.607, 0.5650000000000001, 0.645, 0.578, 0.635, 0.5740000000000001, 0.617, 0.578, 0.561, 0.5740000000000001, 0.5710000000000001, 0.608, 0.585, 0.589, 0.551, 0.5750000000000001, 0.596, 0.585, 0.584, 0.602, 0.596, 0.625, 0.5680000000000001, 0.5700000000000001, 0.56, 0.599, 0.5760000000000001, 0.562, 0.6, 0.582, 0.61, 0.579, 0.561),
insert_course=c(0.512, 0.519, 0.554, 0.519, 0.543, 0.555, 0.5700000000000001, 0.5680000000000001, 0.554, 0.557, 0.5650000000000001, 0.5640000000000001, 0.5730000000000001, 0.5710000000000001, 0.666, 0.5680000000000001, 0.578, 0.579, 0.6880000000000001, 0.5720000000000001, 0.5750000000000001, 0.577, 0.591, 0.582, 0.598, 0.618, 0.623, 0.584, 0.578, 0.59, 0.58, 0.59, 0.647, 0.558, 0.55, 0.5630000000000001, 0.5670000000000001, 0.5650000000000001, 0.5740000000000001, 0.5690000000000001, 0.59, 0.635, 0.5740000000000001, 0.625, 0.608, 0.596, 0.5680000000000001, 0.5750000000000001, 0.578, 0.589, 0.5740000000000001, 0.59, 0.603, 0.587, 0.59, 0.593, 0.586, 0.582, 0.58, 0.614, 0.583, 0.558, 0.577, 0.601, 0.5760000000000001, 0.5720000000000001, 0.58, 0.5730000000000001, 0.593, 0.621, 0.555, 0.579, 0.629, 0.651, 0.577, 0.583, 0.579, 0.62, 0.558, 0.5680000000000001, 0.558, 0.674, 0.624, 0.581, 0.5690000000000001, 0.58, 0.5710000000000001, 0.618, 0.544, 0.556, 0.5680000000000001, 0.5720000000000001, 0.5680000000000001, 0.621, 0.616, 0.5760000000000001, 0.5670000000000001, 0.5750000000000001, 0.594, 0.644),
insert_enrolment=c(14.908, 15.748000000000001, 14.768, 14.988, 14.999, 15.18, 15.224, 15.11, 15.22, 15.516, 15.166, 15.434000000000001, 15.178, 15.327, 15.009, 15.455, 15.114, 15.146, 15.522, 15.336, 15.641, 15.164, 15.409, 15.215, 15.148, 15.226, 15.347, 15.36, 15.878, 15.17, 15.145, 15.197000000000001, 15.309000000000001, 15.387, 15.154, 15.465, 15.378, 16.252, 15.163, 15.405000000000001, 16.194, 15.102, 15.372, 15.316, 15.291, 15.379, 16.008, 15.334, 15.33, 15.249, 15.139000000000001, 15.513, 15.323, 15.235, 15.231, 15.336, 15.35, 15.38, 15.313, 15.288, 15.599, 15.269, 15.273, 15.386000000000001, 15.253, 15.26, 15.165000000000001, 15.321, 15.245000000000001, 15.341000000000001, 15.203000000000001, 15.316, 15.658, 15.364, 15.177, 15.291, 15.239, 15.97, 15.283, 15.196, 15.387, 15.274000000000001, 15.293000000000001, 15.329, 15.352, 15.285, 15.195, 15.371, 15.431000000000001, 15.355, 15.316, 15.137, 15.385, 15.396, 15.098, 15.329, 15.22, 15.295, 16.925, 15.404),
update_user=c(45.053000000000004, 45.176, 48.685, 45.682, 48.982, 46.345, 47.546, 49.83, 46.002, 49.585, 51.181000000000004, 47.356, 46.302, 48.679, 45.906, 47.349000000000004, 46.127, 49.49, 46.441, 46.21, 50.644, 46.189, 48.611000000000004, 47.134, 46.359, 48.64, 47.917, 46.89, 51.519, 47.72, 46.47, 46.692, 47.261, 49.003, 46.971000000000004, 52.204, 46.608000000000004, 49.277, 46.678000000000004, 49.07, 46.511, 49.203, 46.737, 51.794000000000004, 48.389, 46.755, 49.573, 49.291000000000004, 46.492000000000004, 49.091, 46.518, 47.036, 46.909, 47.023, 47.282000000000004, 47.572, 48.496, 49.878, 46.931000000000004, 46.69, 46.881, 50.796, 47.064, 47.15, 47.218, 46.791000000000004, 47.56, 48.807, 49.52, 50.089, 47.046, 47.104, 47.251, 49.113, 48.625, 46.798, 47.441, 50.494, 51.113, 47.273, 50.679, 47.877, 48.551, 49.061, 47.206, 48.543, 50.7, 47.474000000000004, 47.916000000000004, 47.627, 47.872, 46.854, 47.127, 48.387, 47.097, 49.027, 48.882, 48.732, 48.188, 50.067),
update_course=c(8.142, 7.494, 7.333, 7.085, 7.189, 7.301, 7.524, 7.2860000000000005, 7.292, 8.086, 7.497, 7.404, 7.341, 7.2940000000000005, 7.26, 7.287, 7.195, 7.526, 7.3660000000000005, 7.415, 8.216, 7.2250000000000005, 7.416, 7.5280000000000005, 7.391, 7.8580000000000005, 7.372, 7.479, 7.893, 7.3340000000000005, 7.461, 7.478, 7.5600000000000005, 7.237, 7.501, 7.3660000000000005, 7.351, 7.702, 7.502, 7.454, 7.389, 7.429, 7.465, 8.461, 7.73, 7.4990000000000006, 7.498, 7.385, 7.2410000000000005, 7.444, 7.409, 7.396, 7.375, 7.396, 7.516, 7.329, 7.476, 7.518, 7.357, 7.418, 7.45, 7.533, 7.416, 7.368, 7.401, 7.444, 7.564, 7.477, 7.647, 7.369, 7.392, 7.378, 7.448, 7.447, 7.4590000000000005, 7.507000000000001, 7.564, 8.093, 8.191, 7.872, 8.125, 7.775, 7.937, 7.896, 7.761, 8.072000000000001, 7.958, 7.890000000000001, 7.7330000000000005, 7.79, 7.937, 7.8950000000000005, 7.923, 8.026, 7.761, 7.921, 7.949, 8.05, 8.251, 8.004),
update_enrolment=c(15.829, 15.988, 16.235, 16.074, 16.676000000000002, 16.475, 16.815, 16.544, 16.556, 17.106, 16.397000000000002, 16.618000000000002, 16.362000000000002, 18.108, 16.394000000000002, 16.648, 16.580000000000002, 17.239, 16.485, 16.481, 16.868000000000002, 16.685, 16.51, 16.402, 16.477, 16.609, 16.529, 16.422, 17.466, 16.746, 16.448, 16.573, 16.795, 16.873, 16.567, 17.689, 16.684, 16.595, 16.528, 16.714, 16.591, 16.453, 16.587, 17.164, 16.654, 16.533, 17.766000000000002, 16.981, 16.396, 16.704, 16.482, 16.545, 16.558, 16.663, 16.927, 16.552, 16.573, 16.515, 16.707, 16.491, 17.638, 16.393, 16.463, 16.527, 16.578, 16.485, 16.512, 16.524, 16.599, 16.796, 16.709, 16.712, 17.42, 16.781, 16.4, 16.423000000000002, 16.525, 17.058, 17.618000000000002, 17.039, 17.168, 16.552, 17.904, 16.397000000000002, 16.493000000000002, 16.656, 16.537, 16.484, 16.773, 16.633, 16.363, 16.311, 16.678, 16.883, 16.417, 16.792, 16.555, 16.677, 17.575, 16.728),
delete_user=c(34.591, 34.495, 34.991, 35.833, 35.295, 35.068, 35.29, 35.308, 35.659, 35.443, 35.539, 35.675000000000004, 36.042, 35.65, 35.321, 35.739, 35.579, 35.468, 36.228, 35.678, 35.355000000000004, 36.407000000000004, 35.83, 35.348, 35.838, 35.702, 35.957, 35.789, 35.389, 35.589, 36.604, 35.725, 35.852000000000004, 35.62, 35.74, 35.54, 35.582, 35.592, 35.522, 35.824, 35.566, 35.394, 35.563, 35.598, 35.897, 35.946, 35.565, 35.524, 35.861000000000004, 36.13, 35.993, 35.989, 35.965, 38.242, 36.216, 36.714, 35.712, 35.62, 36.521, 35.908, 35.891, 35.571, 36.076, 36.08, 37.393, 35.769, 35.797000000000004, 36.521, 35.651, 35.713, 36.206, 36.419000000000004, 35.665, 35.904, 35.879, 35.61, 36.453, 36.171, 36.435, 35.771, 35.944, 36.35, 36.061, 35.848, 35.811, 36.637, 36.024, 36.185, 36.069, 36.259, 38.244, 35.843, 35.793, 36.287, 37.186, 35.928, 36.213, 36.623, 36.852000000000004, 37.171),
delete_course=c(3.049, 3.075, 3.244, 3.1510000000000002, 3.225, 3.168, 3.354, 3.374, 3.232, 3.212, 3.346, 3.29, 3.266, 3.406, 3.204, 3.287, 3.416, 3.313, 3.2560000000000002, 3.266, 3.472, 3.282, 3.323, 3.3080000000000003, 3.356, 3.278, 3.317, 3.311, 3.37, 3.315, 3.358, 3.2840000000000003, 3.402, 3.344, 3.285, 3.396, 3.27, 3.303, 3.227, 3.428, 3.241, 3.302, 3.258, 3.344, 3.399, 3.261, 3.303, 3.332, 3.323, 3.45, 3.361, 3.37, 3.38, 3.458, 3.343, 3.4170000000000003, 3.299, 3.3890000000000002, 3.297, 3.334, 3.329, 3.355, 3.3120000000000003, 3.3240000000000003, 3.36, 3.303, 3.297, 3.321, 3.404, 3.5340000000000003, 3.307, 3.3080000000000003, 3.306, 3.335, 3.279, 3.342, 3.3850000000000002, 3.434, 3.2880000000000003, 3.343, 3.3280000000000003, 3.423, 3.329, 3.338, 3.2840000000000003, 3.358, 3.329, 3.3240000000000003, 3.367, 3.233, 3.3160000000000003, 3.253, 3.293, 3.346, 3.291, 3.349, 3.404, 3.565, 3.318, 3.508),
delete_enrolment=c(6.014, 5.728, 5.715, 5.823, 5.821, 5.747, 5.768, 7.188, 5.6690000000000005, 5.65, 5.68, 5.746, 5.691, 5.8580000000000005, 5.7700000000000005, 6.1290000000000004, 5.6450000000000005, 6.199, 5.644, 5.737, 5.716, 5.715, 5.724, 6.1160000000000005, 6.247, 5.6080000000000005, 5.7410000000000005, 5.727, 5.9910000000000005, 5.795, 6.055, 5.824, 6.524, 6.288, 5.952, 5.7, 5.729, 5.777, 5.761, 5.66, 5.729, 5.782, 5.719, 5.695, 5.712, 5.784, 5.751, 6.035, 5.8, 5.8020000000000005, 5.841, 6.594, 5.7620000000000005, 5.75, 5.873, 5.966, 5.824, 5.774, 5.804, 6.636, 6.324, 5.775, 5.711, 5.772, 6.0280000000000005, 5.841, 5.8100000000000005, 5.789, 5.893, 5.981, 5.696, 5.75, 5.813, 5.952, 5.767, 5.892, 5.828, 6.316, 5.928, 5.761, 5.776, 6.132000000000001, 5.764, 5.823, 5.891, 5.873, 5.995, 6.058, 6.085, 5.7010000000000005, 5.811, 5.788, 5.822, 5.835, 6.072, 5.827, 6.184, 5.736, 5.792, 5.796));

png('/home/jcrada/Development/hr/ResearchTestApplication/logs/sAll-r100-sc1000-n10-final/bp-insert_user.png', width=640, height=480);
par(las=1);

boxplot(Solution0.dataframe$insert_user,Solution1.dataframe$insert_user,Solution2.dataframe$insert_user,Solution3.dataframe$insert_user,Solution4.dataframe$insert_user,names=c('Solution0', 'Solution1', 'Solution2', 'Solution3', 'Solution4'), xlab='Solutions', ylab='Time (s)', main='insert_user', outline=F);
dev.off();
png('/home/jcrada/Development/hr/ResearchTestApplication/logs/sAll-r100-sc1000-n10-final/bp-insert_course.png', width=640, height=480);
par(las=1);

boxplot(Solution0.dataframe$insert_course,Solution1.dataframe$insert_course,Solution2.dataframe$insert_course,Solution3.dataframe$insert_course,Solution4.dataframe$insert_course,names=c('Solution0', 'Solution1', 'Solution2', 'Solution3', 'Solution4'), xlab='Solutions', ylab='Time (s)', main='insert_course', outline=F);
dev.off();
png('/home/jcrada/Development/hr/ResearchTestApplication/logs/sAll-r100-sc1000-n10-final/bp-insert_enrolment.png', width=640, height=480);
par(las=1);

boxplot(Solution0.dataframe$insert_enrolment,Solution1.dataframe$insert_enrolment,Solution2.dataframe$insert_enrolment,Solution3.dataframe$insert_enrolment,Solution4.dataframe$insert_enrolment,names=c('Solution0', 'Solution1', 'Solution2', 'Solution3', 'Solution4'), xlab='Solutions', ylab='Time (s)', main='insert_enrolment', outline=F);
dev.off();
png('/home/jcrada/Development/hr/ResearchTestApplication/logs/sAll-r100-sc1000-n10-final/bp-update_user.png', width=640, height=480);
par(las=1);

boxplot(Solution0.dataframe$update_user,Solution1.dataframe$update_user,Solution2.dataframe$update_user,Solution3.dataframe$update_user,Solution4.dataframe$update_user,names=c('Solution0', 'Solution1', 'Solution2', 'Solution3', 'Solution4'), xlab='Solutions', ylab='Time (s)', main='update_user', outline=F);
dev.off();
png('/home/jcrada/Development/hr/ResearchTestApplication/logs/sAll-r100-sc1000-n10-final/bp-update_course.png', width=640, height=480);
par(las=1);

boxplot(Solution0.dataframe$update_course,Solution1.dataframe$update_course,Solution2.dataframe$update_course,Solution3.dataframe$update_course,Solution4.dataframe$update_course,names=c('Solution0', 'Solution1', 'Solution2', 'Solution3', 'Solution4'), xlab='Solutions', ylab='Time (s)', main='update_course', outline=F);
dev.off();
png('/home/jcrada/Development/hr/ResearchTestApplication/logs/sAll-r100-sc1000-n10-final/bp-update_enrolment.png', width=640, height=480);
par(las=1);

boxplot(Solution0.dataframe$update_enrolment,Solution1.dataframe$update_enrolment,Solution2.dataframe$update_enrolment,Solution3.dataframe$update_enrolment,Solution4.dataframe$update_enrolment,names=c('Solution0', 'Solution1', 'Solution2', 'Solution3', 'Solution4'), xlab='Solutions', ylab='Time (s)', main='update_enrolment', outline=F);
dev.off();
png('/home/jcrada/Development/hr/ResearchTestApplication/logs/sAll-r100-sc1000-n10-final/bp-delete_user.png', width=640, height=480);
par(las=1);

boxplot(Solution0.dataframe$delete_user,Solution1.dataframe$delete_user,Solution2.dataframe$delete_user,Solution3.dataframe$delete_user,Solution4.dataframe$delete_user,names=c('Solution0', 'Solution1', 'Solution2', 'Solution3', 'Solution4'), xlab='Solutions', ylab='Time (s)', main='delete_user', outline=F);
dev.off();
png('/home/jcrada/Development/hr/ResearchTestApplication/logs/sAll-r100-sc1000-n10-final/bp-delete_course.png', width=640, height=480);
par(las=1);

boxplot(Solution0.dataframe$delete_course,Solution1.dataframe$delete_course,Solution2.dataframe$delete_course,Solution3.dataframe$delete_course,Solution4.dataframe$delete_course,names=c('Solution0', 'Solution1', 'Solution2', 'Solution3', 'Solution4'), xlab='Solutions', ylab='Time (s)', main='delete_course', outline=F);
dev.off();
png('/home/jcrada/Development/hr/ResearchTestApplication/logs/sAll-r100-sc1000-n10-final/bp-delete_enrolment.png', width=640, height=480);
par(las=1);

boxplot(Solution0.dataframe$delete_enrolment,Solution1.dataframe$delete_enrolment,Solution2.dataframe$delete_enrolment,Solution3.dataframe$delete_enrolment,Solution4.dataframe$delete_enrolment,names=c('Solution0', 'Solution1', 'Solution2', 'Solution3', 'Solution4'), xlab='Solutions', ylab='Time (s)', main='delete_enrolment', outline=F);
dev.off();
def.barplot.width=1; #bar width
def.barplot.sepwidth=0; #separation bar width
def.barplot.space=0; #space between bars
def.barplot.groupspace=1; #space between groups
png('/home/jcrada/Development/hr/ResearchTestApplication/logs/sAll-r100-sc1000-n10-final/Solution0-barplot.png', width=640, height=480);
par(las=1);

Solution0.barplot.means=data.frame(insert=c(mean(Solution0.dataframe$insert_user), mean(Solution0.dataframe$insert_course), mean(Solution0.dataframe$insert_enrolment)),
update=c(mean(Solution0.dataframe$update_user), mean(Solution0.dataframe$update_course), mean(Solution0.dataframe$update_enrolment)),
delete=c(mean(Solution0.dataframe$delete_user), mean(Solution0.dataframe$delete_course), mean(Solution0.dataframe$delete_enrolment)));
barplot(as.matrix(Solution0.barplot.means),beside=T, names=c('u', 'c', 'e', 'u', 'c', 'e', 'u', 'c', 'e'), ylab='Time (s)', xlab = 'Solution0');
mtext('insert', side=1, line=2, at=2.5);
mtext('update', side=1, line=2, at=6.5);
mtext('delete', side=1, line=2, at=10.5);
dev.off();
png('/home/jcrada/Development/hr/ResearchTestApplication/logs/sAll-r100-sc1000-n10-final/Solution1-barplot.png', width=640, height=480);
par(las=1);

Solution1.barplot.means=data.frame(insert=c(mean(Solution1.dataframe$insert_user), mean(Solution1.dataframe$insert_course), mean(Solution1.dataframe$insert_enrolment)),
update=c(mean(Solution1.dataframe$update_user), mean(Solution1.dataframe$update_course), mean(Solution1.dataframe$update_enrolment)),
delete=c(mean(Solution1.dataframe$delete_user), mean(Solution1.dataframe$delete_course), mean(Solution1.dataframe$delete_enrolment)));
barplot(as.matrix(Solution1.barplot.means),beside=T, names=c('u', 'c', 'e', 'u', 'c', 'e', 'u', 'c', 'e'), ylab='Time (s)', xlab = 'Solution1');
mtext('insert', side=1, line=2, at=2.5);
mtext('update', side=1, line=2, at=6.5);
mtext('delete', side=1, line=2, at=10.5);
dev.off();
png('/home/jcrada/Development/hr/ResearchTestApplication/logs/sAll-r100-sc1000-n10-final/Solution2-barplot.png', width=640, height=480);
par(las=1);

Solution2.barplot.means=data.frame(insert=c(mean(Solution2.dataframe$insert_user), mean(Solution2.dataframe$insert_course), mean(Solution2.dataframe$insert_enrolment)),
update=c(mean(Solution2.dataframe$update_user), mean(Solution2.dataframe$update_course), mean(Solution2.dataframe$update_enrolment)),
delete=c(mean(Solution2.dataframe$delete_user), mean(Solution2.dataframe$delete_course), mean(Solution2.dataframe$delete_enrolment)));
barplot(as.matrix(Solution2.barplot.means),beside=T, names=c('u', 'c', 'e', 'u', 'c', 'e', 'u', 'c', 'e'), ylab='Time (s)', xlab = 'Solution2');
mtext('insert', side=1, line=2, at=2.5);
mtext('update', side=1, line=2, at=6.5);
mtext('delete', side=1, line=2, at=10.5);
dev.off();
png('/home/jcrada/Development/hr/ResearchTestApplication/logs/sAll-r100-sc1000-n10-final/Solution3-barplot.png', width=640, height=480);
par(las=1);

Solution3.barplot.means=data.frame(insert=c(mean(Solution3.dataframe$insert_user), mean(Solution3.dataframe$insert_course), mean(Solution3.dataframe$insert_enrolment)),
update=c(mean(Solution3.dataframe$update_user), mean(Solution3.dataframe$update_course), mean(Solution3.dataframe$update_enrolment)),
delete=c(mean(Solution3.dataframe$delete_user), mean(Solution3.dataframe$delete_course), mean(Solution3.dataframe$delete_enrolment)));
barplot(as.matrix(Solution3.barplot.means),beside=T, names=c('u', 'c', 'e', 'u', 'c', 'e', 'u', 'c', 'e'), ylab='Time (s)', xlab = 'Solution3');
mtext('insert', side=1, line=2, at=2.5);
mtext('update', side=1, line=2, at=6.5);
mtext('delete', side=1, line=2, at=10.5);
dev.off();
png('/home/jcrada/Development/hr/ResearchTestApplication/logs/sAll-r100-sc1000-n10-final/Solution4-barplot.png', width=640, height=480);
par(las=1);

Solution4.barplot.means=data.frame(insert=c(mean(Solution4.dataframe$insert_user), mean(Solution4.dataframe$insert_course), mean(Solution4.dataframe$insert_enrolment)),
update=c(mean(Solution4.dataframe$update_user), mean(Solution4.dataframe$update_course), mean(Solution4.dataframe$update_enrolment)),
delete=c(mean(Solution4.dataframe$delete_user), mean(Solution4.dataframe$delete_course), mean(Solution4.dataframe$delete_enrolment)));
barplot(as.matrix(Solution4.barplot.means),beside=T, names=c('u', 'c', 'e', 'u', 'c', 'e', 'u', 'c', 'e'), ylab='Time (s)', xlab = 'Solution4');
mtext('insert', side=1, line=2, at=2.5);
mtext('update', side=1, line=2, at=6.5);
mtext('delete', side=1, line=2, at=10.5);
dev.off();
png('/home/jcrada/Development/hr/ResearchTestApplication/logs/sAll-r100-sc1000-n10-final/op-insert-barplot.png', width=640, height=480);
par(las=1);

insert.barplot.means=data.frame(Solution0 = c(mean(Solution0.dataframe$insert_user), mean(Solution0.dataframe$insert_course), mean(Solution0.dataframe$insert_enrolment)), Solution1 = c(mean(Solution1.dataframe$insert_user), mean(Solution1.dataframe$insert_course), mean(Solution1.dataframe$insert_enrolment)), Solution2 = c(mean(Solution2.dataframe$insert_user), mean(Solution2.dataframe$insert_course), mean(Solution2.dataframe$insert_enrolment)), Solution3 = c(mean(Solution3.dataframe$insert_user), mean(Solution3.dataframe$insert_course), mean(Solution3.dataframe$insert_enrolment)), Solution4 = c(mean(Solution4.dataframe$insert_user), mean(Solution4.dataframe$insert_course), mean(Solution4.dataframe$insert_enrolment)));
barplot(as.matrix(insert.barplot.means),beside=T, names=c('u', 'c', 'e', 'u', 'c', 'e', 'u', 'c', 'e', 'u', 'c', 'e', 'u', 'c', 'e'), ylab='Time (s)', xlab='insert');
mtext('s0', side=1, line=2, at=2.5);
mtext('s1', side=1, line=2, at=6.5);
mtext('s2', side=1, line=2, at=10.5);
mtext('s3', side=1, line=2, at=14.5);
mtext('s4', side=1, line=2, at=18.5);

dev.off();

png('/home/jcrada/Development/hr/ResearchTestApplication/logs/sAll-r100-sc1000-n10-final/th-insert-barplot.png', width=640, height=480);
par(las=1);

insert.barplot.means=data.frame(Solution0 = c(1000 / mean(Solution0.dataframe$insert_user), 1000 / mean(Solution0.dataframe$insert_course), 10000 / mean(Solution0.dataframe$insert_enrolment)), Solution1 = c(1000 / mean(Solution1.dataframe$insert_user), 1000 / mean(Solution1.dataframe$insert_course), 10000 / mean(Solution1.dataframe$insert_enrolment)), Solution2 = c(1000 / mean(Solution2.dataframe$insert_user), 1000 / mean(Solution2.dataframe$insert_course), 10000 / mean(Solution2.dataframe$insert_enrolment)), Solution3 = c(1000 / mean(Solution3.dataframe$insert_user), 1000 / mean(Solution3.dataframe$insert_course), 10000 / mean(Solution3.dataframe$insert_enrolment)), Solution4 = c(1000 / mean(Solution4.dataframe$insert_user), 1000 / mean(Solution4.dataframe$insert_course), 10000 / mean(Solution4.dataframe$insert_enrolment)));
barplot(as.matrix(insert.barplot.means),beside=T, names=c('u', 'c', 'e', 'u', 'c', 'e', 'u', 'c', 'e', 'u', 'c', 'e', 'u', 'c', 'e'), ylab='Entities per second', xlab='insert');
mtext('s0', side=1, line=2, at=2.5);
mtext('s1', side=1, line=2, at=6.5);
mtext('s2', side=1, line=2, at=10.5);
mtext('s3', side=1, line=2, at=14.5);
mtext('s4', side=1, line=2, at=18.5);

dev.off();
png('/home/jcrada/Development/hr/ResearchTestApplication/logs/sAll-r100-sc1000-n10-final/op-update-barplot.png', width=640, height=480);
par(las=1);

update.barplot.means=data.frame(Solution0 = c(mean(Solution0.dataframe$update_user), mean(Solution0.dataframe$update_course), mean(Solution0.dataframe$update_enrolment)), Solution1 = c(mean(Solution1.dataframe$update_user), mean(Solution1.dataframe$update_course), mean(Solution1.dataframe$update_enrolment)), Solution2 = c(mean(Solution2.dataframe$update_user), mean(Solution2.dataframe$update_course), mean(Solution2.dataframe$update_enrolment)), Solution3 = c(mean(Solution3.dataframe$update_user), mean(Solution3.dataframe$update_course), mean(Solution3.dataframe$update_enrolment)), Solution4 = c(mean(Solution4.dataframe$update_user), mean(Solution4.dataframe$update_course), mean(Solution4.dataframe$update_enrolment)));
barplot(as.matrix(update.barplot.means),beside=T, names=c('u', 'c', 'e', 'u', 'c', 'e', 'u', 'c', 'e', 'u', 'c', 'e', 'u', 'c', 'e'), ylab='Time (s)', xlab='update');
mtext('s0', side=1, line=2, at=2.5);
mtext('s1', side=1, line=2, at=6.5);
mtext('s2', side=1, line=2, at=10.5);
mtext('s3', side=1, line=2, at=14.5);
mtext('s4', side=1, line=2, at=18.5);

dev.off();

png('/home/jcrada/Development/hr/ResearchTestApplication/logs/sAll-r100-sc1000-n10-final/th-update-barplot.png', width=640, height=480);
par(las=1);

update.barplot.means=data.frame(Solution0 = c(1000 / mean(Solution0.dataframe$update_user), 1000 / mean(Solution0.dataframe$update_course), 10000 / mean(Solution0.dataframe$update_enrolment)), Solution1 = c(1000 / mean(Solution1.dataframe$update_user), 1000 / mean(Solution1.dataframe$update_course), 10000 / mean(Solution1.dataframe$update_enrolment)), Solution2 = c(1000 / mean(Solution2.dataframe$update_user), 1000 / mean(Solution2.dataframe$update_course), 10000 / mean(Solution2.dataframe$update_enrolment)), Solution3 = c(1000 / mean(Solution3.dataframe$update_user), 1000 / mean(Solution3.dataframe$update_course), 10000 / mean(Solution3.dataframe$update_enrolment)), Solution4 = c(1000 / mean(Solution4.dataframe$update_user), 1000 / mean(Solution4.dataframe$update_course), 10000 / mean(Solution4.dataframe$update_enrolment)));
barplot(as.matrix(update.barplot.means),beside=T, names=c('u', 'c', 'e', 'u', 'c', 'e', 'u', 'c', 'e', 'u', 'c', 'e', 'u', 'c', 'e'), ylab='Entities per second', xlab='update');
mtext('s0', side=1, line=2, at=2.5);
mtext('s1', side=1, line=2, at=6.5);
mtext('s2', side=1, line=2, at=10.5);
mtext('s3', side=1, line=2, at=14.5);
mtext('s4', side=1, line=2, at=18.5);

dev.off();
png('/home/jcrada/Development/hr/ResearchTestApplication/logs/sAll-r100-sc1000-n10-final/op-delete-barplot.png', width=640, height=480);
par(las=1);

delete.barplot.means=data.frame(Solution0 = c(mean(Solution0.dataframe$delete_user), mean(Solution0.dataframe$delete_course), mean(Solution0.dataframe$delete_enrolment)), Solution1 = c(mean(Solution1.dataframe$delete_user), mean(Solution1.dataframe$delete_course), mean(Solution1.dataframe$delete_enrolment)), Solution2 = c(mean(Solution2.dataframe$delete_user), mean(Solution2.dataframe$delete_course), mean(Solution2.dataframe$delete_enrolment)), Solution3 = c(mean(Solution3.dataframe$delete_user), mean(Solution3.dataframe$delete_course), mean(Solution3.dataframe$delete_enrolment)), Solution4 = c(mean(Solution4.dataframe$delete_user), mean(Solution4.dataframe$delete_course), mean(Solution4.dataframe$delete_enrolment)));
barplot(as.matrix(delete.barplot.means),beside=T, names=c('u', 'c', 'e', 'u', 'c', 'e', 'u', 'c', 'e', 'u', 'c', 'e', 'u', 'c', 'e'), ylab='Time (s)', xlab='delete');
mtext('s0', side=1, line=2, at=2.5);
mtext('s1', side=1, line=2, at=6.5);
mtext('s2', side=1, line=2, at=10.5);
mtext('s3', side=1, line=2, at=14.5);
mtext('s4', side=1, line=2, at=18.5);

dev.off();

png('/home/jcrada/Development/hr/ResearchTestApplication/logs/sAll-r100-sc1000-n10-final/th-delete-barplot.png', width=640, height=480);
par(las=1);

delete.barplot.means=data.frame(Solution0 = c(1000 / mean(Solution0.dataframe$delete_user), 1000 / mean(Solution0.dataframe$delete_course), 10000 / mean(Solution0.dataframe$delete_enrolment)), Solution1 = c(1000 / mean(Solution1.dataframe$delete_user), 1000 / mean(Solution1.dataframe$delete_course), 10000 / mean(Solution1.dataframe$delete_enrolment)), Solution2 = c(1000 / mean(Solution2.dataframe$delete_user), 1000 / mean(Solution2.dataframe$delete_course), 10000 / mean(Solution2.dataframe$delete_enrolment)), Solution3 = c(1000 / mean(Solution3.dataframe$delete_user), 1000 / mean(Solution3.dataframe$delete_course), 10000 / mean(Solution3.dataframe$delete_enrolment)), Solution4 = c(1000 / mean(Solution4.dataframe$delete_user), 1000 / mean(Solution4.dataframe$delete_course), 10000 / mean(Solution4.dataframe$delete_enrolment)));
barplot(as.matrix(delete.barplot.means),beside=T, names=c('u', 'c', 'e', 'u', 'c', 'e', 'u', 'c', 'e', 'u', 'c', 'e', 'u', 'c', 'e'), ylab='Entities per second', xlab='delete');
mtext('s0', side=1, line=2, at=2.5);
mtext('s1', side=1, line=2, at=6.5);
mtext('s2', side=1, line=2, at=10.5);
mtext('s3', side=1, line=2, at=14.5);
mtext('s4', side=1, line=2, at=18.5);

dev.off();
